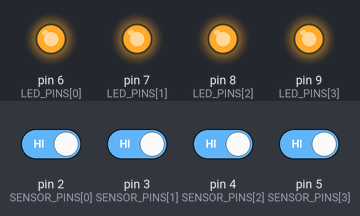
This sketch was run on a simulated SparkFun Pro Micro, built with avr-gcc and run on an emulated ATmega32U4. On the bench: output pins drawn as LEDs (lit = HIGH). The test bench sets the inputs (shaded band); at power-on: pin 2 (SENSOR_PINS[0]), pin 3 (SENSOR_PINS[1]), pin 4 (SENSOR_PINS[2]), pin 5 (SENSOR_PINS[3]) HIGH.

Above: at 4.3 s.
4.4 s: pin 2 (SENSOR_PINS[0]) driven LOW
At 5.0 s:
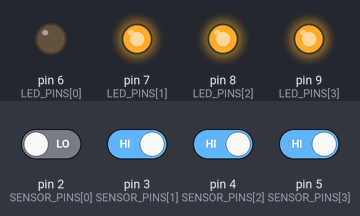
5.9 s: pin 3 (SENSOR_PINS[1]) driven LOW
At 7.1 s:
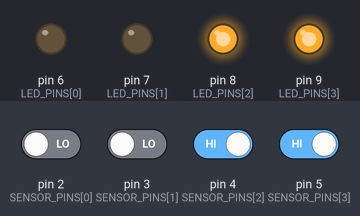
7.4 s: pin 2 (SENSOR_PINS[0]) driven HIGH
At 8.4 s:
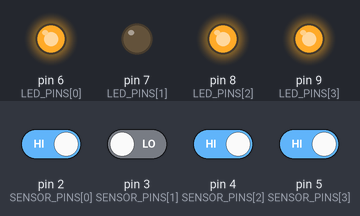
8.9 s: pin 4 (SENSOR_PINS[2]) driven LOW
At 9.6 s:
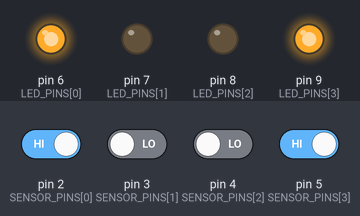
10.4 s: pin 3 (SENSOR_PINS[1]) driven HIGH
At 10.7 s:
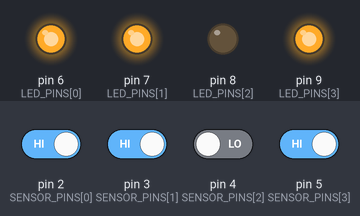
11.9 s: pin 5 (SENSOR_PINS[3]) driven LOW
At 13.1 s:
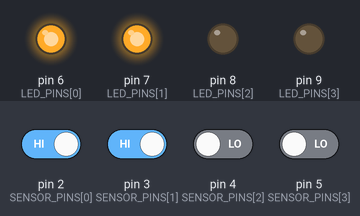
Timing chart, 0 to 14.4 s (numbered marks = the images above; inputs shaded):
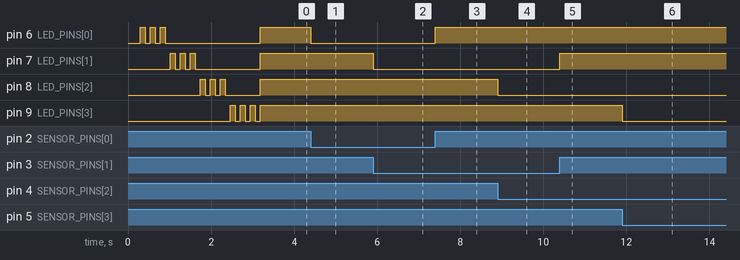

Measured:
- after the input at 4.4 s, pin 6 (LED_PINS[0]): HIGH → LOW at once
- after the input at 5.9 s, pin 7 (LED_PINS[1]): HIGH → LOW at once
- after the input at 7.4 s, pin 6 (LED_PINS[0]): LOW → HIGH at once
- after the input at 8.9 s, pin 8 (LED_PINS[2]): HIGH → LOW at once
- after the input at 10.4 s, pin 7 (LED_PINS[1]): LOW → HIGH at once
- after the input at 11.9 s, pin 9 (LED_PINS[3]): HIGH → LOW at once

The sketch:

balam_beat_controller.ino
```cpp
/*
  ============================================================
   BALAM BEAT — Controlador de 4 barreras láser
  ============================================================
   Cada barrera (láser + receptor) es un carril del juego.
   Al cortar el haz con la mano  -> MIDI Note On
   Al retirar la mano            -> MIDI Note Off

   La computadora (Raspberry Pi o laptop) reconoce la placa como
   un instrumento MIDI USB, sin drivers. El juego lo lee con la
   Web MIDI API del navegador.

   PLACAS SOPORTADAS
   - ESP32-S3 (recomendada). En Arduino IDE:
       Herramientas > USB Mode          -> "USB-OTG (TinyUSB)"
       Herramientas > USB CDC On Boot   -> "Enabled" (solo si quieres depurar por Serial)
   - Arduino Leonardo / Micro / Pro Micro (ATmega32u4):
       instala la librería "MIDIUSB" desde el Gestor de librerías.
   (Un Arduino Uno NO sirve: no tiene USB nativo.)

   CABLEADO (por carril)
   - Módulo láser:   VCC -> 3V3 (o 5V según el módulo), GND -> GND
   - Receptor:       VCC -> 3V3, GND -> GND, OUT -> pin de SENSOR_PINS
     ¡El ESP32-S3 solo tolera 3.3 V en sus entradas! Si el receptor
     funciona solo a 5 V, usa un divisor resistivo (p. ej. 10k/20k).
   - En el ESP32-S3 NO uses los GPIO 19 y 20 (son el USB).
  ============================================================
*/

#include <Arduino.h>

// ----------------------- CONFIGURACIÓN -----------------------
const uint8_t NUM_LANES = 4;

#if defined(ARDUINO_ARCH_ESP32)
const uint8_t SENSOR_PINS[NUM_LANES] = {4, 5, 6, 7};      // salidas de los receptores
const int8_t  LED_PINS[NUM_LANES]    = {15, 16, 17, 18};  // LED indicador por carril (-1 = sin LED)
#else  // Leonardo / Micro
const uint8_t SENSOR_PINS[NUM_LANES] = {2, 3, 4, 5};
const int8_t  LED_PINS[NUM_LANES]    = {6, 7, 8, 9};
#endif

// Notas MIDI que envía cada carril (el juego espera 60, 61, 62, 63)
const uint8_t MIDI_NOTES[NUM_LANES] = {60, 61, 62, 63};
const uint8_t MIDI_CHANNEL = 1;     // 1..16
const uint8_t VELOCITY     = 100;

// Nivel que entrega el receptor cuando el haz está CORTADO.
// La mayoría de receptores láser dan LOW con luz y HIGH sin luz.
// Si tus carriles funcionan "al revés", cambia a LOW.
const int  BEAM_BROKEN_LEVEL = HIGH;
const bool USE_PULLUP        = true;   // pull-up interno en la entrada

// Antirrebote por bloqueo: el primer cambio se envía AL INSTANTE
// (cero latencia) y se ignoran cambios durante este tiempo.
const uint32_t LOCKOUT_US = 12000;     // 12 ms

const bool SERIAL_DEBUG = false;       // true = imprime eventos por Serial
// -------------------------------------------------------------


// ======================= Salida MIDI =========================
#if defined(ARDUINO_ARCH_ESP32)
  #if ARDUINO_USB_MODE
    #error "Selecciona Herramientas > USB Mode > 'USB-OTG (TinyUSB)' para usar USB MIDI."
  #endif
  #include "USB.h"
  #include "USBMIDI.h"
  USBMIDI MIDI;

  void midiBegin() {
    MIDI.begin();
    USB.productName("Balam Beat");
    USB.begin();
  }
  void midiNoteOn(uint8_t note)  { MIDI.noteOn(note, VELOCITY, MIDI_CHANNEL); }
  void midiNoteOff(uint8_t note) { MIDI.noteOff(note, 0, MIDI_CHANNEL); }

#elif defined(ARDUINO_ARCH_AVR)
  #include <MIDIUSB.h>
  void midiBegin() {}
  void midiNoteOn(uint8_t note) {
    midiEventPacket_t p = {0x09, (uint8_t)(0x90 | (MIDI_CHANNEL - 1)), note, VELOCITY};
    MidiUSB.sendMIDI(p);
    MidiUSB.flush();
  }
  void midiNoteOff(uint8_t note) {
    midiEventPacket_t p = {0x08, (uint8_t)(0x80 | (MIDI_CHANNEL - 1)), note, 0};
    MidiUSB.sendMIDI(p);
    MidiUSB.flush();
  }
#else
  #error "Placa no soportada: usa ESP32-S3 o Arduino Leonardo/Micro."
#endif


// ======================== Carriles ===========================
struct Lane {
  bool     broken;      // estado enviado (true = mano dentro del haz)
  uint32_t lastEdgeUs;  // momento del último cambio enviado
};
Lane lanes[NUM_LANES];

bool readBroken(uint8_t i) {
  return digitalRead(SENSOR_PINS[i]) == BEAM_BROKEN_LEVEL;
}

void setLed(uint8_t i, bool on) {
  if (LED_PINS[i] >= 0) digitalWrite(LED_PINS[i], on ? HIGH : LOW);
}

// Al arrancar, si algún haz ya está cortado probablemente el láser
// está desalineado: el LED de ese carril parpadea 3 veces.
void checkAlignment() {
  for (uint8_t i = 0; i < NUM_LANES; i++) {
    if (readBroken(i)) {
      for (uint8_t k = 0; k < 3; k++) {
        setLed(i, true);  delay(120);
        setLed(i, false); delay(120);
      }
      if (SERIAL_DEBUG) {
        Serial.print("Aviso: el carril "); Serial.print(i + 1);
        Serial.println(" parece desalineado (haz cortado al iniciar).");
      }
    }
  }
}

void setup() {
  if (SERIAL_DEBUG) Serial.begin(115200);

  for (uint8_t i = 0; i < NUM_LANES; i++) {
    pinMode(SENSOR_PINS[i], USE_PULLUP ? INPUT_PULLUP : INPUT);
    if (LED_PINS[i] >= 0) { pinMode(LED_PINS[i], OUTPUT); setLed(i, false); }
  }

  midiBegin();
  delay(300);
  checkAlignment();

  uint32_t now = micros();
  for (uint8_t i = 0; i < NUM_LANES; i++) {
    lanes[i].broken = readBroken(i);
    lanes[i].lastEdgeUs = now;
    setLed(i, lanes[i].broken);
  }
}

void loop() {
  uint32_t now = micros();

  for (uint8_t i = 0; i < NUM_LANES; i++) {
    bool raw = readBroken(i);
    if (raw == lanes[i].broken) continue;
    if ((uint32_t)(now - lanes[i].lastEdgeUs) < LOCKOUT_US) continue;

    lanes[i].broken = raw;
    lanes[i].lastEdgeUs = now;
    setLed(i, raw);

    if (raw) midiNoteOn(MIDI_NOTES[i]);
    else     midiNoteOff(MIDI_NOTES[i]);

    if (SERIAL_DEBUG) {
      Serial.print("Carril "); Serial.print(i + 1);
      Serial.println(raw ? " ON" : " OFF");
    }
  }
}
```
